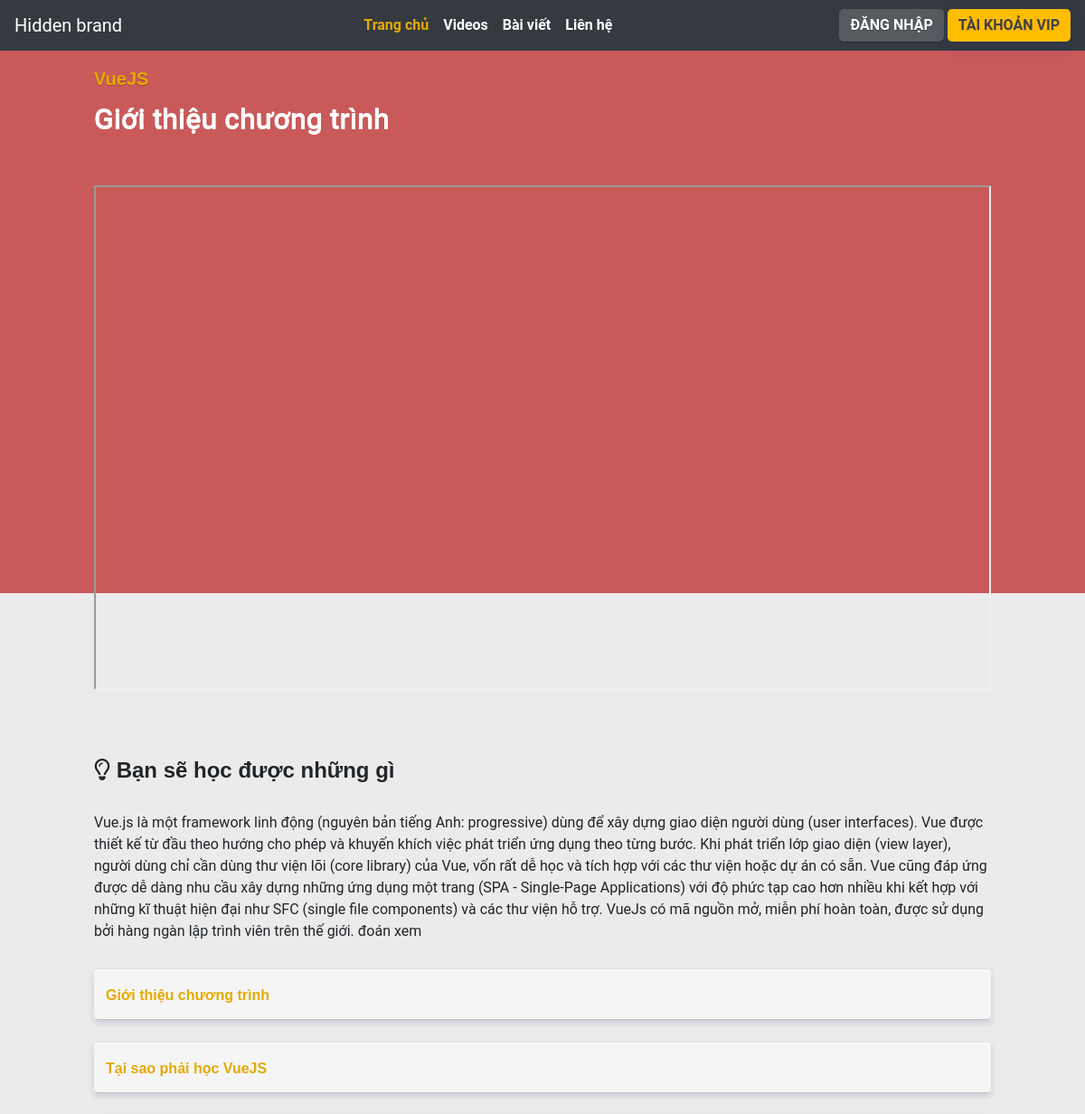
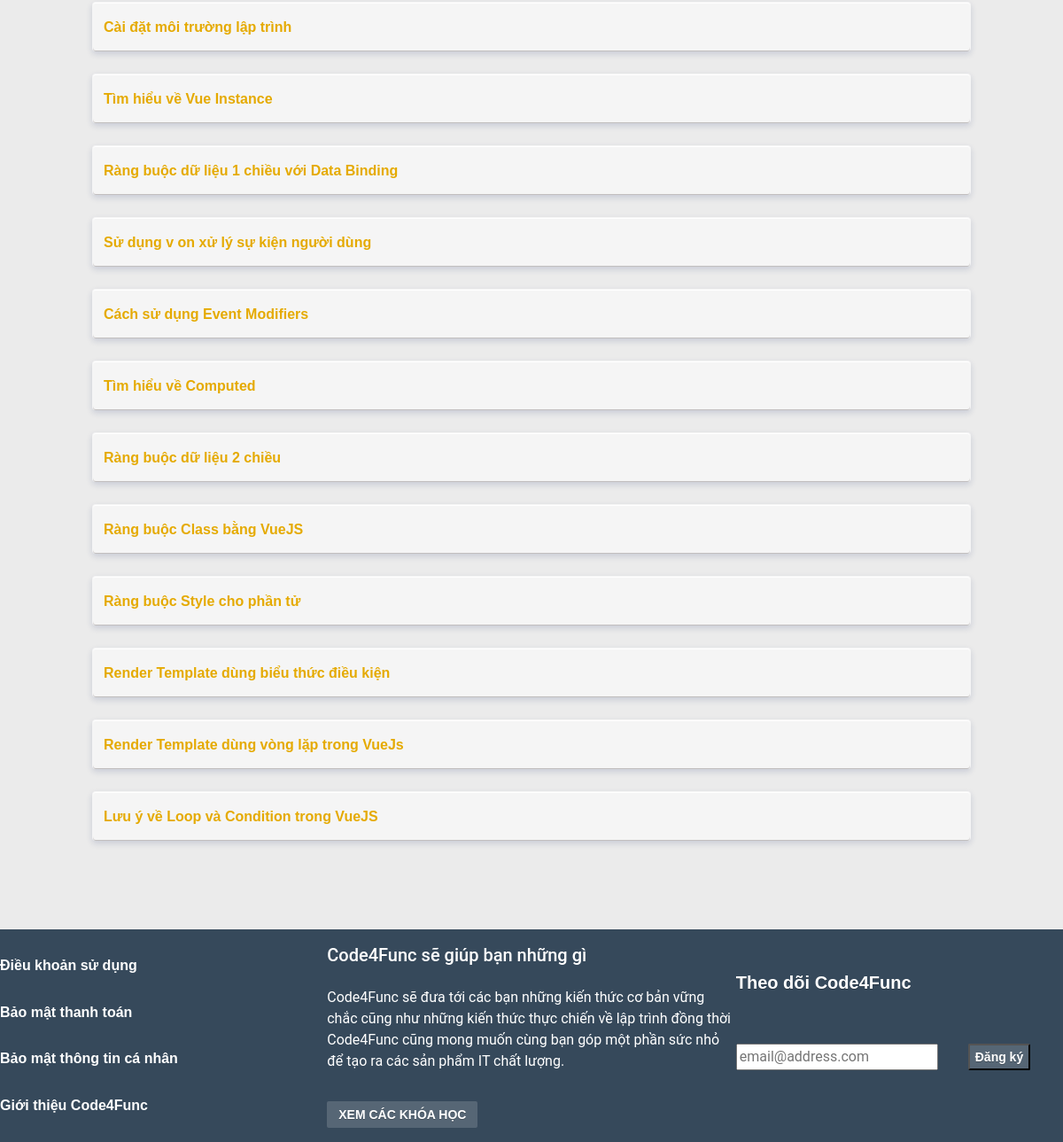
/CourseController/index/1/1, run on the app's committed database (2 pictures, top to bottom).
### tables this page shows
CREATE TABLE `course` (
  `id` int(11) NOT NULL,
  `name` varchar(255) DEFAULT NULL,
  `typethumbnail` varchar(255) DEFAULT NULL,
  `teacher_id` int(11) DEFAULT NULL,
  `category_id` int(11) DEFAULT NULL,
  `about` varchar(255) DEFAULT NULL,
  `description` varchar(10000) DEFAULT NULL,
  `price` varchar(10) DEFAULT NULL,
  `is_active` varchar(255) DEFAULT NULL
);

CREATE TABLE `learning` (
  `id` int(11) NOT NULL,
  `name` varchar(255) DEFAULT NULL,
  `video` varchar(255) DEFAULT NULL,
  `exercise` varchar(255) DEFAULT NULL,
  `id_course` varchar(255) DEFAULT NULL,
  `is_active` varchar(255) DEFAULT NULL
);

### core/Controller.php (called while the page is built, shortened)
<?php
class Controller
{
    public function view($views,$data='')
    {
        require_once ("./views/".$views.".php");
    }
}

### controller/CourseController.php (called while the page is built, shortened)
<?php
class CourseController extends Controller
{
    public function  index($data)
    {
        $id=$data[0];
        $course=$this->model("CourseModel");
        $lesson['lesson']=$course->getLesson($id);
            $lesson['id_lesson']=$data[1];
        $this->view("Outside/course",$lesson);
    }
}

### index.php (called while the page is built, shortened)
<?php
require_once ('./core/Controller.php');
require_once ('./core/Model.php');
class Core
{
  var $action="index";
    public function __construct()
    {
        $url=array();
        if (isset($_GET['url'])) {
            $url = explode("/", filter_var(trim($_GET["url"], "/")));
        }
            if (isset($url[0])) {
                if (file_exists("./controller/" . $url[0] . ".php")) {
                    unset($url[0]);
                }
            }
            $this->controller = new $this->controller;
            if (isset($url[1])) {
                if (method_exists($this->controller, $url[1])) {
                    $this->action = $url[1];
                }
                unset($url[1]);
            }
            $this->params = $url ? array_values($url) : [];
        call_user_func_array(array($this->controller,$this->action),array($this->params));
    }
}
$core = new Core();

### core/Model.php (called while the page is built, shortened)
<?php
class Model
{
    public $conn;
    protected $servername = "localhost";
    protected $username = "root";
    protected $password = "";
    protected $dbname = "learning";
    public function __construct(){
        $this->conn = new mysqli($this->servername, $this->username, $this->password, $this->dbname);
    }
    public function getData($query){
        $result=$this->conn->query($query);
        $array=array();
        while ($row = $result -> fetch_assoc()){
            $array[] = $row;
        }
        return $array;
    }
}

### models/CourseModel.php (called while the page is built, shortened)
<?php
class CourseModel extends Model
{
    public function getLesson($id)
    {
        $query="SELECT l.*,c.name as course, c.description
FROM learning l
LEFT JOIN course c ON c.id=l.id_course
WHERE c.id=$id AND l.is_active=1";
        return $this->getData($query);
    }
}

### views/Outside/course.php (the view, shortened to what this page needs)
<?php
$id_lesson=$data['id_lesson'];
$name_course=$data['lesson'][0]['course'];
if ($id_lesson==1) $name_lesson=$data['lesson'][0]['name'];
else{
    foreach ($data['lesson'] as $index){
        if ($index['id'] == $id_lesson) $name_lesson=$index['name'];
    }
}
foreach($data['lesson'] as $index){
    if ($index['id']== $id_lesson) $link=$index['video'];
if ($id_lesson ==1) $link=$data['lesson'][0]['video'];
}
?>
<html lang="en">
    <head>
        <link rel="stylesheet" href="https://cdnjs.cloudflare.com/ajax/libs/font-awesome/4.7.0/css/font-awesome.min.css">
        <link rel="stylesheet" href="https://maxcdn.bootstrapcdn.com/bootstrap/4.0.0/css/bootstrap.min.css">
        <link rel="stylesheet" href="../../../views/Outside/css/style.css">
        <link rel="stylesheet" href="../../../views/Outside/css/mediaquery.css">
        <link rel="stylesheet" href="../../../views/Outside/css/course-style.css">
    </head>
<body>
    <header>
        <nav class="navbar navbar-expand-lg navbar-dark  bg-dark  ">
            <div class="collapse navbar-collapse " id="navbarTogglerDemo01">
              <a class="navbar-brand" href="../../../">Hidden brand</a>
              <ul class="navbar-nav  ">
                <li class="nav-item actived">
                  <a class="nav-link" href="#"><b>Trang chủ</b></a>
                </li>
                <li class="nav-item">
                  <a class="nav-link" href="#"><b>Videos</b></a>
                </li>
                <li class="nav-item">
                    <a class="nav-link" href="../../../PostController/viewPost"><b>Bài viết</b></a>
                  </li>
                  <li class="nav-item">
                    <a class="nav-link" href="#"><b>Liên hệ</b></a>
                  </li>
              </ul>
                <div >
                    <?php
                    if (!isset($_SESSION['isLogin']) || $_SESSION['isLogin']==false){ ?>
                        <a href="UserController/signIn" class="btn  sign-in"><b>Đăng nhập</b></a>
                        <a href="" class="btn vip-acc"><b>TÀI KHOẢN VIP</b></a>
                    <?php      }
                    ?>
                </div>
            </div>
          </nav>
    </header>
   <div class="background">
         <div class="background-header">
             <h2><?=$name_course?></h2>
             <h1><?=$name_lesson?></h1>
            <div class="c-video">
                <?php
                if ($id_lesson==1){ ?>
                <iframe width="100%" height="558" allowfullscreen
                                                src="https://www.youtube.com/embed/<?=$link?>">
                                        </iframe>
               <?php  }
                elseif ($id_lesson!=1 && isset($data['check']) && $data['check'] == 1){ ?>
                    <iframe width="100%" height="558" allowfullscreen
                            src="https://www.youtube.com/embed/<?=$link?>">
                    </iframe>
                <?php } ?>
        </div>
     </div>
   </div>
   <div class="course-details">
       <div>
           <div class="course-header">
            <i class="fa fa-lightbulb-o" aria-hidden="true"></i>
            <span>Bạn sẽ học được những gì</span>
           </div>
           <div class="course-description">
               <p><?=$data['lesson'][0]['description']?></p>
           </div>
           <div class="course-list">
               <?php
                $count=0;
               foreach($data['lesson'] as $index){
                   $count++;
                   if ($count == 1){
                   ?>
                   <a href="1" class="btn">
                       <span><?=$index['name']?></span>
                   </a>
                       <?php } else{ ?>
                       <a href="<?=$index['id']?>" class="btn">
                           <span><?=$index['name']?></span>
                       </a>
                <?php } } ?>
           </div>
       </div>
   </div>
   <footer>
    <div>
        <div class="footer-left">
            <a href="">Điều khoản sử dụng</a>
            <a href="">Bảo mật thanh toán</a>
            <a href="">Bảo mật thông tin cá nhân</a>
            <a href="">Giới thiệu Code4Func</a>
        </div>
        <div class="footer-center">
            <h5>Code4Func sẽ giúp bạn những gì</h5>
           <p>Code4Func sẽ đưa tới các bạn những kiến thức cơ bản vững chắc cũng như những kiến thức thực chiến về lập trình đồng thời Code4Func cũng mong muốn cùng bạn góp một phần sức nhỏ để tạo ra các sản phẩm IT chất lượng.</p>
          <a href="" class="btn">XEM CÁC KHÓA HỌC</a>
        </div>
        <div class="footer-right">
            <h5>Theo dõi Code4Func</h5>
            <form action="">
               <div class="form-group">
                <input type="email" placeholder="email@address.com" >
                <button type="submit">Đăng ký</button>
               </div>
            </form>
        </div>
    </div>
</footer>
</body>
</html>

### views/Outside/css/style.css (style rules this page uses)
body { background-color: #ebebeb; font: 16px / 1.5 Roboto, Arial, sans-serif; }
header { background-color: #36495b ; }
ul { margin: auto; }
.sign-in { border-radius: 5px; background-color: rgba(255,255,255,0.16); text-transform: uppercase; color: #fff; cursor: pointer; border: none; box-sizing: border-box; box-shadow: 0 1px rgba(0,0,0,0.25); white-space: none; text-shadow: 0 1px rgba(0,0,0,0.25); height: 36px; }
.vip-acc { background-color: #ffbd00; box-shadow: 0 6px 14px rgba(27,43,106,0.24); color: #424242; height: 36px; border-radius: 5px; border: none; text-shadow: 0 1px rgba(180,0,0,0.16), 0 -1px rgba(255,255,255,0.16); }
.navbar-dark .navbar-nav .actived a { color: #e5aa00 !important; }
.navbar-dark .navbar-nav .nav-link { color: #fff; }
footer > div { background-color: #36495b; display: flex; justify-content: space-between; height: 240px; color: #fff; }
footer > div > div { width: 400px; display: flex; flex-direction: column; justify-content: space-evenly; }
.footer-center { width: 500px; }
.footer-left a { color: #fff; font: 600 16px / 24px Montserrat, Arial, sans-serif; }
.footer-center a { text-align: start; width: 170px; background-color: rgba(255,255,255,0.16) ; color: #fff; border-radius: 2px; font: 600 14px Montserrat, Arial, sans-serif; text-shadow: 0 1px rgba(0,0,0,0.25); }
.footer-right h5 { text-shadow: 0 1px rgba(0,0,0,0.25); font: 700 20px Montserrat, Arial, sans-serif; }
.footer-right button { margin-left: 30px; background-color: rgba(255,255,255,0.16) ; color: #fff; border-radius: 2px; font: 600 14px Montserrat, Arial, sans-serif; text-shadow: 0 1px rgba(0,0,0,0.25); height: 30px; }
.footer-right input { height: 30px; }

### views/Outside/css/mediaquery.css (style rules this page uses)
@media (min-width: 992px) { .background { height: 600px !important; } }

### views/Outside/css/course-style.css (style rules this page uses)
.background { background-color: #ca5a5a; height: auto; display: flex; }
.background-header { margin-top: 10px; width: 992px; margin: 0 auto; }
.c-video { margin-top: 50px; position: relative; }
.background-header h2 { margin-top: 20px; text-shadow: 0 1px rgba(0,0,0,0.25); color: #e5aa00; font: 700 20px Montserrat, Arial, sans-serif; }
.background-header h1 { font-size: 32px; color: #fff; text-shadow: 0 1px #fff; line-height: 48px; }
.course-details { margin-top: 150px; margin-bottom: 100px; display: flex; }
.course-details > div { margin: 0 auto; width: 992px; }
.course-details > div > div { margin-top: 30px; }
.course-header { font: 700 24px / 32px "Roboto Mono", Arial, sans-serif; }
.course-list a { border-bottom: none; margin-top: 25px; display: flex; flex-direction: column; justify-content: space-around; background-color: #f5f5f5; width: 992px; text-align: start; height: 56px; box-shadow: inset 0 1px #fff, inset 0 -1px rgba(119,110,110,0.4), 0 3px 7px rgba(27,43,106,0.16); }
.course-list a span { color: #e5aa00; box-sizing: border-box; font: 600 16px / 24px Montserrat, Arial, sans-serif; }

### data on the page
course: name "VueJS", description "Vue.js là một framework linh động (nguyên bản tiếng Anh: progressive) dùng để xây dựng giao diện người dùng (user interfaces). Vue được thiết kế từ đầu theo hướng cho phép và khuyến khích việc phát triển ứng dụng theo từng bước. Khi phát triển lớp giao diện (view layer), người dùng chỉ cần dùng thư viện lõi (core library) của Vue, vốn rất dễ học và tích hợp với các thư viện hoặc dự án có sẵn. Vue cũng đáp ứng được dễ dàng nhu cầu xây dựng những ứng dụng một trang (SPA - Single-Page Applications) với độ phức tạp cao hơn nhiều khi kết hợp với những kĩ thuật hiện đại như SFC (single file components) và các thư viện hỗ trợ. VueJs có mã nguồn mở, miễn phí hoàn toàn, được sử dụng bởi hàng ngàn…"
learning: name "Giới thiệu chương trình"
learning: name "Tại sao phải học VueJS"
learning: name "Cài đặt môi trường lập trình"
learning: name "Tìm hiểu về Vue Instance"
learning: name "Ràng buộc dữ liệu 1 chiều với Data Binding"
learning: name "Sử dụng v on xử lý sự kiện người dùng"
learning: name "Cách sử dụng Event Modifiers"
learning: name "Tìm hiểu về Computed"
learning: name "Ràng buộc dữ liệu 2 chiều"
learning: name "Ràng buộc Class bằng VueJS"
learning: name "Ràng buộc Style cho phần tử"
learning: name "Render Template dùng biểu thức điều kiện"
learning: name "Render Template dùng vòng lặp trong VueJs"
learning: name "Lưu ý về Loop và Condition trong VueJS"
